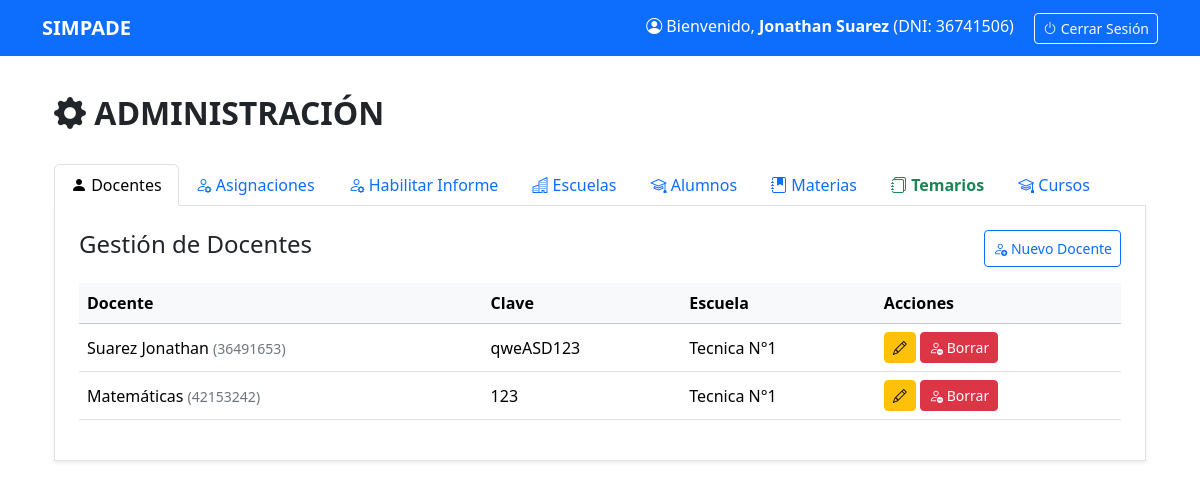
/adminboard/ (signed in), run on the app's committed database.
### informes/models.py (models this page shows, shortened)
class Usuario(models.Model):
    dni = models.CharField(max_length=8, primary_key=True)
    nombre_completo = models.CharField(max_length=150)
    clave = models.CharField(max_length=128)
    email = models.EmailField(max_length=255, unique=True, null=True, blank=True)
    es_director = models.BooleanField(default=False)
    es_admin_sistema = models.BooleanField(default=False)
    es_profesor = models.BooleanField(default=False)
    es_preceptor = models.BooleanField(default=False)
    es_alumno = models.BooleanField(default=False)
    rol_primario = models.CharField(max_length=50)

class Profesor(models.Model):
    usuario = models.OneToOneField(Usuario, on_delete=models.CASCADE)
    institucion = models.ForeignKey(Institucion, on_delete=models.CASCADE)

class Institucion(models.Model):
    nombre = models.CharField(max_length=200)
    direccion = models.CharField(max_length=255)

### informes/decorators.py (the view)
    def _wrapped_view(request, *args, **kwargs):
        dni = request.session.get('usuario_dni')
        if not dni:
            return redirect('index')
        from .models import Usuario
        usuario = Usuario.objects.get(dni=dni)
        if not usuario.es_admin_sistema:
            return redirect('index') # O a una página de "No tienes permiso"
        return view_func(request, *args, **kwargs)

### informes/context_processors.py (called while the page is built)
def usuario_actual(request):
    dni = request.session.get('usuario_dni')
    if dni:
        try:
            user = Usuario.objects.get(dni=dni)
            return {'user_login': user}
        except Usuario.DoesNotExist:
            return {'user_login': None}
    return {'user_login': None}

### informes/models.py (called while the page is built)
    def __str__(self):
        return self.nombre

### informes/templates/adminboard/index.html (shortened to what this page needs)
{% extends 'head.html' %}
{% block content %}
<div class="container mt-4">
    <div class="d-flex justify-content-between align-items-center mb-4">
        <h2 class="fw-bold"><i class="bi bi-gear-fill"></i> ADMINISTRACIÓN</h2>
    </div>
    <ul class="nav nav-tabs" id="adminTab" role="tablist">
        <li class="nav-item"><button class="nav-link active" data-bs-toggle="tab" data-bs-target="#tab-docentes"><i
                    class="bi bi-person-fill"></i> Docentes</button></li>
        <li class="nav-item"><button class="nav-link" data-bs-toggle="tab" data-bs-target="#tab-asignaciones"><i
                    class="bi bi-person-gear"></i> Asignaciones</button></li>
        <li class="nav-item"><button class="nav-link" data-bs-toggle="tab" data-bs-target="#tab-asignaciones-tri"><i
                    class="bi bi-person-gear"></i> Habilitar Informe</button></li>
        <li class="nav-item"><button class="nav-link" data-bs-toggle="tab" data-bs-target="#tab-inst"><i
                    class="bi bi-buildings"></i> Escuelas</button></li>
        <li class="nav-item"><button class="nav-link" data-bs-toggle="tab" data-bs-target="#tab-alumnos"><i
                    class="bi bi-mortarboard"></i> Alumnos</button></li>
        <li class="nav-item"><button class="nav-link" data-bs-toggle="tab" data-bs-target="#tab-mat"><i
                    class="bi bi-journal-bookmark-fill"></i> Materias</button></li>
        <li class="nav-item"><button class="nav-link fw-bold text-success" data-bs-toggle="tab"
                data-bs-target="#tab-temarios"><i class="bi bi-journals"></i> Temarios</button></li>
        <li class="nav-item"><button class="nav-link" data-bs-toggle="tab" data-bs-target="#tab-cursos"><i
                    class="bi bi-mortarboard"></i> Cursos</button></li>
    </ul>
    <div class="tab-content border-start border-end border-bottom p-4 bg-white shadow-sm mb-5">
        <div class="tab-pane fade show active" id="tab-docentes">
            <div class="d-flex justify-content-between mb-3">
                <h4>Gestión de Docentes</h4>
                <button class="btn btn-outline-primary btn-sm" data-bs-toggle="modal" data-bs-target="#modalDoc"><i
                        class="bi bi-person-add"></i> Nuevo Docente</button>
            </div>
            <table class="table table-hover align-middle">
                <thead class="table-light">
                    <tr>
                        <th>Docente</th>
                        <th>Clave</th>
                        <th>Escuela</th>
                        <th>Acciones</th>
                    </tr>
                </thead>
                <tbody>
                    {% for p in docentes %}
                    <tr>
                        <td>{{ p.usuario.nombre_completo }} <small class="text-secondary">({{ p.usuario.dni }})</small></td>
                        <td>{{ p.usuario.clave }}</td>
                        <td>{{ p.institucion.nombre }}</td>
                        <td>
                            <button type="button" class="btn btn-warning btn-sm"
        data-bs-toggle="modal" data-bs-target="#modalEditDocente{{ p.id }}"><i
                                    class="bi bi-pencil"></i></button>
                            <a href="{% url 'del_docente' p.usuario.dni %}" class="btn btn-danger btn-sm" onclick="return confirm('¿Eliminar?')"><i class="bi bi-person-dash"></i> Borrar</a>
                        </td>
                    </tr>
                    {% endfor %}
                </tbody>
            </table>
        </div>
    </div>
</div>
{% endblock %}

### informes/templates/head.html (shortened to what this page needs)
{% load static %}
<!DOCTYPE html>
<html lang="es">
<head>
    <link rel="stylesheet" href="{% static 'bootstrap.min.css' %}">
    <link rel="stylesheet" href="{% static 'bootstrap-icons.min.css' %}">
</head>
<body>
    {% include 'nav.html' %}
    <div class="container mt-4">
        {% block content %}
        {% endblock %}
    </div>
</body>
</html>

### informes/templates/nav.html
{% if not ocultar_nav %}
<nav class="navbar navbar-expand-lg navbar-dark bg-primary fixed-top">
    <div class="container">
        <a class="navbar-brand fw-bold" href="{%url 'index'%}">SIMPADE</a>
        <div class="ms-auto">
            {% if user_login %}
                <span class="navbar-text text-white me-3">
                    <i class="bi bi-person-circle"></i>
                    Bienvenido, <strong>{{ user_login.nombre_completo }}</strong> (DNI: {{ user_login.dni }})
                </span>
                <a href="{% url 'logout' %}" class="btn btn-sm btn-outline-light"><i class="bi bi-power"></i> Cerrar Sesión</a>
            {% endif %}
        </div>
    </div>
</nav>
{% endif %}

### informes/templates/head.html (style rules this page uses)
body { padding-top: 70px; }

### data on the page
Usuario: nombre_completo "Jonathan Suarez", dni "36741506"
Profesor: usuario.nombre_completo "Suarez Jonathan", usuario.dni "36491653", usuario.clave "qweASD123", institucion.nombre "Tecnica N°1"
Profesor: usuario.nombre_completo "Matemáticas", usuario.dni "42153242", usuario.clave "123", institucion.nombre "Tecnica N°1"
